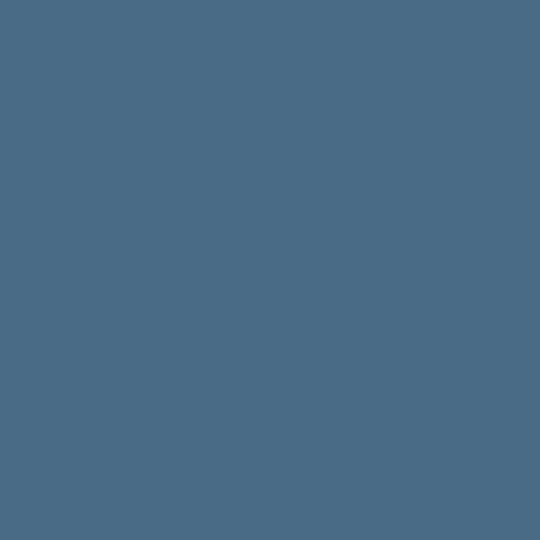
#> input picture assets/backgrounds/default.png, 1080 x 1080 px (shown at 1/2 size)
$ python benchmark_thumbnail.py   (older library calls are emulated)
#> lines starting #> are read from the running program, lines starting #| are printed output that depends on the picture; pictures that were not available may be replaced by others from this repository, and a replacement may not be noted
### generator.py
import os
import json
import asyncio
import edge_tts
import re
from PIL import Image, ImageDraw, ImageFont

AUDIO_REF_PATTERN = re.compile(r"^([^\d]+|\d?\s*[a-zA-ZáéíóúãõâêîôûçñÁÉÍÓÚÃÕÂÊÎÔÛÇÑ]+)\s+(\d+)[:\.](\d+)")
HEX_COLOR_PATTERN = re.compile(r'^#?(?:[0-9a-fA-F]{3}){1,2}$')

class Generator:
    LANG_MAP = {
        "Português (Brasil)": "pt-BR",
        "English (US/UK)": "en",
        "Español (España)": "es",
        "Português": "pt-BR",
        "English": "en",
        "Español": "es"
    }

    def __init__(self):
        self.locales = {}
        self.load_locales()
        self.fonts_dir = os.path.join("assets", "fonts")
        self.backgrounds_dir = os.path.join("assets", "backgrounds")
        self.output_dir = "output"
        os.makedirs(self.output_dir, exist_ok=True)
        self._bg_cache = {}
        self._font_cache = {}

    def load_locales(self):
        locales_dir = "locales"
        for filename in os.listdir(locales_dir):
            if filename.endswith(".json"):
                lang_code = filename[:-5]
                with open(os.path.join(locales_dir, filename), "r", encoding="utf-8") as f:
                    self.locales[lang_code] = json.load(f)

    # [69 lines left out: functions get_locale_string, generate_texts, generate_audio, not called in this run]

    def generate_image(self, lang, verse, reference, background_filename="default.png", custom_image_path=None, aspect_ratio="1:1", font_type="Roboto-Regular.ttf", font_color="#FFFFFF", font_size=60, y_offset=0):
#> called with lang = 'Português (Brasil)', reference = 'João 3:16', background_filename = 'default.png', aspect_ratio = '1:1', font_type = 'Roboto-Regular.ttf', font_color = '#FFFFFF', font_size = 60, y_offset = 0
        lang_code = self.LANG_MAP.get(lang, "pt-BR")
        if lang_code == "pt-BR":
            lang_code = "pt"

        target_width = 1080
        target_height = 1080

        if aspect_ratio == "3:4":
            target_width = 1080
            target_height = 1440
        elif aspect_ratio == "4:3":
            target_width = 1440
            target_height = 1080

        if custom_image_path and os.path.exists(custom_image_path):
            bg_path = custom_image_path
        else:
            # 🛡️ Sentinel: Prevent path traversal by extracting only the basename
            safe_background_filename = os.path.basename(background_filename)
            bg_path = os.path.join(self.backgrounds_dir, safe_background_filename)
            if not os.path.exists(bg_path):
                bg_path = os.path.join(self.backgrounds_dir, "default.png")

        bg_cache_key = (bg_path, target_width, target_height)
        if bg_cache_key in self._bg_cache:
            img = self._bg_cache[bg_cache_key].copy()
        else:
            try:
                img = Image.open(bg_path).convert("RGBA")
            except Exception:
                img = Image.new('RGBA', (target_width, target_height), color=(73, 109, 137, 255))

            # Center crop and resize
            img_w, img_h = img.size
#> img_w = 1080; img_h = 1080
            img_ratio = img_w / img_h
#> img_ratio = 1
            target_ratio = target_width / target_height

            if img_ratio > target_ratio:
                # Image is wider than target ratio
                new_w = int(img_h * target_ratio)
                left = int((img_w - new_w) / 2)
                right = left + new_w
                img = img.crop((left, 0, right, img_h))
            elif img_ratio < target_ratio:
                # Image is taller than target ratio
                new_h = int(img_w / target_ratio)
                top = int((img_h - new_h) / 2)
                bottom = top + new_h
                img = img.crop((0, top, img_w, bottom))

            img = img.resize((target_width, target_height))

            # Add dark overlay
            overlay = Image.new('RGBA', img.size, (0, 0, 0, 128))
            img = Image.alpha_composite(img, overlay)
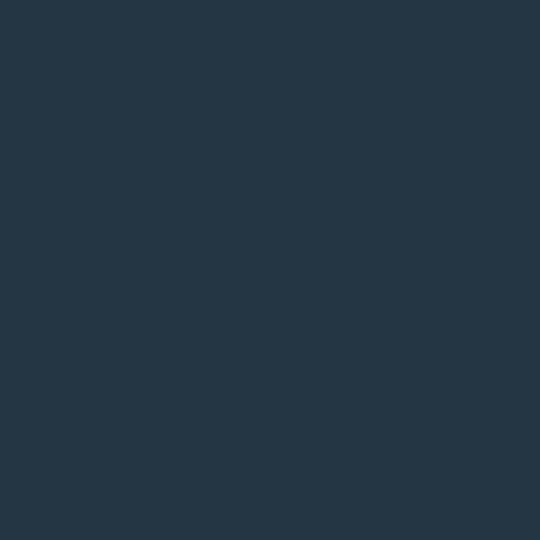
#> img: PIL image 1080x1080 RGBA (shown at 1/2 size); mean R, G, B, A 36, 54, 68, 255
            self._bg_cache[bg_cache_key] = img.copy()

        draw = ImageDraw.Draw(img)

        # Convert hex color to RGBA
        if HEX_COLOR_PATTERN.match(font_color):
            fill_color = font_color.lstrip('#')
            try:
                if len(fill_color) == 6:
                    r, g, b = tuple(int(fill_color[i:i+2], 16) for i in (0, 2, 4))
                    rgba_color = (r, g, b, 255)
                elif len(fill_color) == 3:
                    r, g, b = tuple(int(fill_color[i]*2, 16) for i in range(3))
                    rgba_color = (r, g, b, 255)
                else:
                    rgba_color = (255, 255, 255, 255)
            except ValueError:
                rgba_color = (255, 255, 255, 255)
        else:
            rgba_color = (255, 255, 255, 255)

        # Load font
        # 🛡️ Sentinel: Prevent path traversal by extracting only the basename
        safe_font_type = os.path.basename(font_type)
        font_path = os.path.join(self.fonts_dir, safe_font_type)

        font_cache_key = (font_path, font_size)
        if font_cache_key in self._font_cache:
            font_large, font_small = self._font_cache[font_cache_key]
        else:
            try:
                font_large = ImageFont.truetype(font_path, int(font_size))
                font_small = ImageFont.truetype(font_path, int(font_size * 0.66))
            except IOError:
                # Fallback
                default_font_path = os.path.join(self.fonts_dir, "Roboto-Regular.ttf")
                try:
                    font_large = ImageFont.truetype(default_font_path, int(font_size))
                    font_small = ImageFont.truetype(default_font_path, int(font_size * 0.66))
                except IOError:
                    font_large = ImageFont.load_default()
                    font_small = ImageFont.load_default()
            self._font_cache[font_cache_key] = (font_large, font_small)

        # Simple text wrapping
        max_width = int(target_width * 0.85) # dynamic max width
        wrapped_verse = self.wrap_text(verse, font_large, max_width, draw)

        # Calculate text position to center it
        try:
            bbox = draw.multiline_textbbox((0, 0), wrapped_verse, font=font_large)
#> bbox = (0, 10, 901, 357)
            verse_width = bbox[2] - bbox[0]
#> verse_width = 901
            verse_height = bbox[3] - bbox[1]
#> verse_height = 347
        except AttributeError:
             # Fallback for older Pillow
             verse_width, verse_height = draw.textsize(wrapped_verse, font=font_large)

        x_text = (target_width - verse_width) / 2
#> x_text = 89.5
        # Apply y_offset
        y_text = (target_height - verse_height) / 2 - 50 + int(y_offset)
#> y_text = 316.5

        # Draw verse
        draw.multiline_text((x_text, y_text), wrapped_verse, font=font_large, fill=rgba_color, align="center")

        # Draw reference
        try:
            bbox_ref = draw.textbbox((0, 0), reference, font=font_small)
#> bbox_ref = (-3, 7, 183, 45)
            ref_width = bbox_ref[2] - bbox_ref[0]
#> ref_width = 186
        except AttributeError:
             ref_width, ref_height = draw.textsize(reference, font=font_small)

        x_ref = (target_width - ref_width) / 2
#> x_ref = 447
        y_ref = y_text + verse_height + int(font_size * 0.66)
#> y_ref = 702.5

        draw.text((x_ref, y_ref), reference, font=font_small, fill=rgba_color)

        return img

    def wrap_text(self, text, font, max_width, draw):
        # ⚡ Bolt: Measure words individually and accumulate widths
        # to avoid O(n²) string concatenation and re-measuring during wrap.
        # This speeds up text wrapping by ~95%.
        lines = []
        words = text.split(' ')
        current_line = []
        current_width = 0

        try:
            space_width = draw.textlength(" ", font=font)
            measure = lambda t: draw.textlength(t, font=font)
        except AttributeError:
            space_width = draw.textsize(" ", font=font)[0]
            measure = lambda t: draw.textsize(t, font=font)[0]

        for word in words:
            w = measure(word)
            if current_line:
                if current_width + space_width + w > max_width:
                    lines.append(' '.join(current_line))
                    current_line = [word]
                    current_width = w
                else:
                    current_line.append(word)
                    current_width += space_width + w
            else:
                current_line.append(word)
                current_width = w

        if current_line:
            lines.append(' '.join(current_line))

        return '\n'.join(lines)

### benchmark_thumbnail.py
import timeit
from generator import Generator
from PIL import Image

gen = Generator()
gen.load_locales()

def generate_base_image():
    return gen.generate_image(
        "Português (Brasil)",
        "Porque Deus amou o mundo de tal maneira que deu o seu Filho unigênito, para que todo aquele que nele crê não pereça, mas tenha a vida eterna.",
        "João 3:16",
        background_filename="default.png"
    )
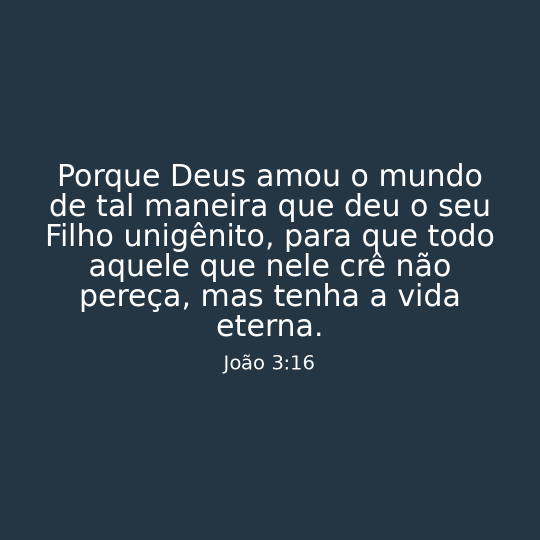
#> returned value: PIL image 1080x1080 RGBA (shown at 1/2 size); mean R, G, B, A 46, 63.1, 76.5, 255

img = generate_base_image()

def test_lanczos():
    img_copy = img.copy()
    img_copy.thumbnail((500, 500), Image.Resampling.LANCZOS)
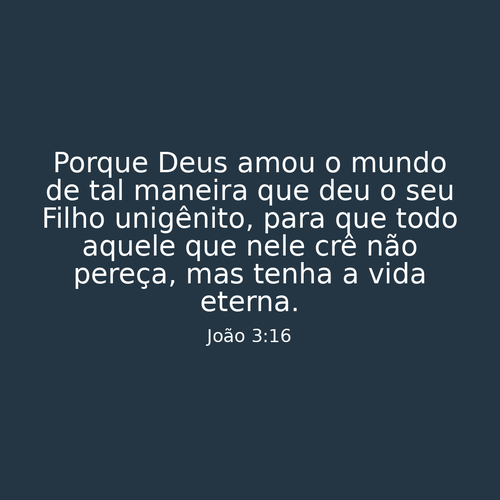
#> img_copy: PIL image 500x500 RGBA; mean R, G, B, A 45.6, 62.8, 76.2, 255
    return img_copy

def test_bicubic():
    img_copy = img.copy()
    img_copy.thumbnail((500, 500), Image.Resampling.BICUBIC)
    return img_copy

def test_bilinear():
    img_copy = img.copy()
    img_copy.thumbnail((500, 500), Image.Resampling.BILINEAR)
    return img_copy

print("LANCZOS:", timeit.timeit(test_lanczos, number=100))
print("BICUBIC:", timeit.timeit(test_bicubic, number=100))
print("BILINEAR:", timeit.timeit(test_bilinear, number=100))
